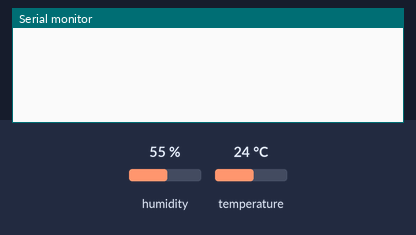
Simulated run of this sketch. Board: ESP8266 (NodeMCU). On the bench: the last lines printed to the serial monitor. The test bench sets the inputs (shaded band); at power-on: humidity 55 %, temperature 24 °C. WiFi joins after 1.5 s; servers stay silent unless stated.

Above: at 3.7 s.
3.8 s: humidity set to 22 %
At 7.0 s:
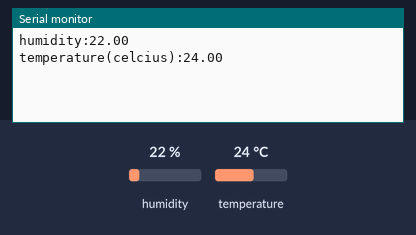
8.3 s: temperature set to 12 °C
At 9.0 s:
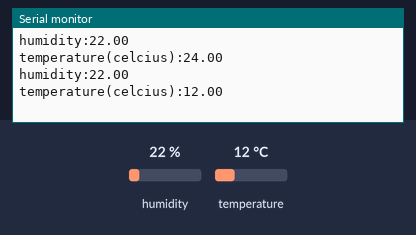
12.8 s: humidity set to 40 %
At 15.3 s:
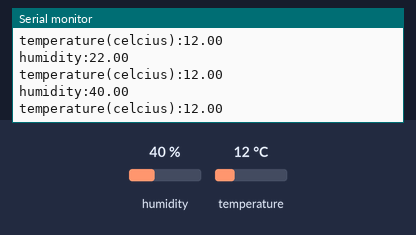

The sketch:

dht11.ino
```cpp
#define BLYNK_TEMPLATE_ID "TMPL0V3dtmm5"  //copy from server
#define BLYNK_DEVICE_NAME "Agriculture and Irrigation system"
#define BLYNK_AUTH_TOKEN "qJSUzdH0WAAWlzzstmLNgmnbhTv3caSz"//copy from server

#define DHTTYPE DHT11 //configure dht type module
#define DHTPIN D2 //  data  pin  of  module to digital pin  of node in d2
#include<ESP8266WiFi.h> // node library
#include<DHT.h> //dht library
#include <BlynkSimpleEsp8266.h> //blynk library


char auth[]= BLYNK_AUTH_TOKEN; // declare one character
char ssid[]="Jalsa Karone Jentilal"; //declare  character variable called as ssid for wifi name
char pass[]="qwertyuiop";// declare character variable for wifi password


DHT dht(DHTPIN,DHTTYPE); //declare object of dht library
void  airdata() //declare void function called as airdata
{

  float t=dht.readTemperature(); // temerature data get and  store in t variable
  float h=dht.readHumidity(); //humidity data get and store in h variable
if(isnan(t) || isnan(h)) // if data is not come then condition gets true  otherwise if data  is  obtained then go to else part
{

Serial.println("fail to get the  data from DHT11");
return;

}

Blynk.virtualWrite(V1,t); //v1 for temperature and  value of t given to v1
Blynk.virtualWrite(V2,h);//v2 for humidity given to v2


Serial.print("humidity:");
Serial.println(h);
Serial.print("temperature(celcius):");
Serial.println(t);
}


void setup() {
  // put your setup code here, to run once:

Serial.begin(115200);
pinMode(DHTPIN, INPUT);
//pinMode(DHTPIN,OUTPUT);
dht.begin(); //to start the dht
delay(700);
Blynk.begin(auth,ssid,pass); //to  configure the blynk platform

}

void loop() {
  // put your main code here, to run repeatedly:
delay(3000);
airdata(); //calling the  function


}
```

Measured:
- after the input at 3.8 s, the serial monitor: prints a new line after 1.7 s (image 1)
- after the input at 8.3 s, the serial monitor: prints a new line after 0.25 s (image 2)
- after the input at 12.8 s, the serial monitor: prints a new line after 1.8 s (image 3)
